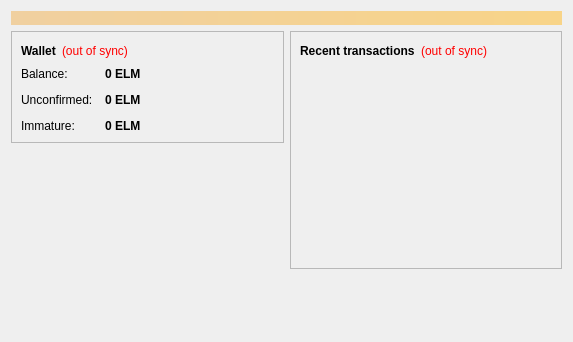
<?xml version="1.0" encoding="UTF-8"?>
<ui version="4.0">
 <class>OverviewPage</class>
 <widget class="QWidget" name="OverviewPage">
  <property name="geometry">
   <rect>
    <x>0</x>
    <y>0</y>
    <width>573</width>
    <height>342</height>
   </rect>
  </property>
  <property name="windowTitle">
   <string>Form</string>
  </property>
  <layout class="QVBoxLayout" name="topLayout">
   <item>
    <widget class="QLabel" name="labelAlerts">
     <property name="visible">
      <bool>false</bool>
     </property>
     <property name="styleSheet">
      <string notr="true">background-color: qlineargradient(x1: 0, y1: 0, x2: 1, y2: 0, stop:0 #F0D0A0, stop:1 #F8D488); color:#000000;</string>
     </property>
     <property name="wordWrap">
      <bool>true</bool>
     </property>
     <property name="margin">
      <number>3</number>
     </property>
    </widget>
   </item>
   <item>
    <layout class="QHBoxLayout" name="horizontalLayout" stretch="1,1">
     <item>
      <layout class="QVBoxLayout" name="verticalLayout_2">
       <item>
        <widget class="QFrame" name="frame">
         <property name="frameShape">
          <enum>QFrame::StyledPanel</enum>
         </property>
         <property name="frameShadow">
          <enum>QFrame::Raised</enum>
         </property>
         <layout class="QVBoxLayout" name="verticalLayout_4">
          <item>
           <layout class="QHBoxLayout" name="horizontalLayout_4">
            <item>
             <widget class="QLabel" name="label_5">
              <property name="font">
               <font>
                <weight>75</weight>
                <bold>true</bold>
               </font>
              </property>
              <property name="text">
               <string>Wallet</string>
              </property>
             </widget>
            </item>
            <item>
             <widget class="QLabel" name="labelWalletStatus">
              <property name="toolTip">
               <string>The displayed information may be out of date. Your wallet automatically synchronizes with the elikeme network after a connection is established, but this process has not completed yet.</string>
              </property>
              <property name="styleSheet">
               <string notr="true">QLabel { color: red; }</string>
              </property>
              <property name="text">
               <string notr="true">(out of sync)</string>
              </property>
              <property name="alignment">
               <set>Qt::AlignLeading|Qt::AlignLeft|Qt::AlignVCenter</set>
              </property>
             </widget>
            </item>
            <item>
             <spacer name="horizontalSpacer_2">
              <property name="orientation">
               <enum>Qt::Horizontal</enum>
              </property>
              <property name="sizeHint" stdset="0">
               <size>
                <width>40</width>
                <height>20</height>
               </size>
              </property>
             </spacer>
            </item>
           </layout>
          </item>
          <item>
           <layout class="QFormLayout" name="formLayout_2">
            <property name="fieldGrowthPolicy">
             <enum>QFormLayout::AllNonFixedFieldsGrow</enum>
            </property>
            <property name="horizontalSpacing">
             <number>12</number>
            </property>
            <property name="verticalSpacing">
             <number>12</number>
            </property>
            <item row="0" column="0">
             <widget class="QLabel" name="label">
              <property name="text">
               <string>Balance:</string>
              </property>
             </widget>
            </item>
            <item row="0" column="1">
             <widget class="QLabel" name="labelBalance">
              <property name="font">
               <font>
                <weight>75</weight>
                <bold>true</bold>
               </font>
              </property>
              <property name="cursor">
               <cursorShape>IBeamCursor</cursorShape>
              </property>
              <property name="toolTip">
               <string>Your current balance</string>
              </property>
              <property name="text">
               <string notr="true">0 ELM</string>
              </property>
              <property name="textInteractionFlags">
               <set>Qt::LinksAccessibleByMouse|Qt::TextSelectableByKeyboard|Qt::TextSelectableByMouse</set>
              </property>
             </widget>
            </item>
            <item row="1" column="0">
             <widget class="QLabel" name="label_3">
              <property name="text">
               <string>Unconfirmed:</string>
              </property>
             </widget>
            </item>
            <item row="1" column="1">
             <widget class="QLabel" name="labelUnconfirmed">
              <property name="font">
               <font>
                <weight>75</weight>
                <bold>true</bold>
               </font>
              </property>
              <property name="cursor">
               <cursorShape>IBeamCursor</cursorShape>
              </property>
              <property name="toolTip">
               <string>Total of transactions that have yet to be confirmed, and do not yet count toward the current balance</string>
              </property>
              <property name="text">
               <string notr="true">0 ELM</string>
              </property>
              <property name="textInteractionFlags">
               <set>Qt::LinksAccessibleByMouse|Qt::TextSelectableByKeyboard|Qt::TextSelectableByMouse</set>
              </property>
             </widget>
            </item>
            <item row="2" column="0">
             <widget class="QLabel" name="labelImmatureText">
              <property name="text">
               <string>Immature:</string>
              </property>
             </widget>
            </item>
            <item row="2" column="1">
             <widget class="QLabel" name="labelImmature">
              <property name="font">
               <font>
                <weight>75</weight>
                <bold>true</bold>
               </font>
              </property>
              <property name="toolTip">
               <string>Mined balance that has not yet matured</string>
              </property>
              <property name="text">
               <string notr="true">0 ELM</string>
              </property>
              <property name="textInteractionFlags">
               <set>Qt::LinksAccessibleByMouse|Qt::TextSelectableByKeyboard|Qt::TextSelectableByMouse</set>
              </property>
             </widget>
            </item>
           </layout>
          </item>
         </layout>
        </widget>
       </item>
       <item>
        <spacer name="verticalSpacer">
         <property name="orientation">
          <enum>Qt::Vertical</enum>
         </property>
         <property name="sizeHint" stdset="0">
          <size>
           <width>20</width>
           <height>40</height>
          </size>
         </property>
        </spacer>
       </item>
      </layout>
     </item>
     <item>
      <layout class="QVBoxLayout" name="verticalLayout_3">
       <item>
        <widget class="QFrame" name="frame_2">
         <property name="frameShape">
          <enum>QFrame::StyledPanel</enum>
         </property>
         <property name="frameShadow">
          <enum>QFrame::Raised</enum>
         </property>
         <layout class="QVBoxLayout" name="verticalLayout">
          <item>
           <layout class="QHBoxLayout" name="horizontalLayout_2">
            <item>
             <widget class="QLabel" name="label_4">
              <property name="text">
               <string>&lt;b&gt;Recent transactions&lt;/b&gt;</string>
              </property>
             </widget>
            </item>
            <item>
             <widget class="QLabel" name="labelTransactionsStatus">
              <property name="toolTip">
               <string>The displayed information may be out of date. Your wallet automatically synchronizes with the elikeme network after a connection is established, but this process has not completed yet.</string>
              </property>
              <property name="styleSheet">
               <string notr="true">QLabel { color: red; }</string>
              </property>
              <property name="text">
               <string notr="true">(out of sync)</string>
              </property>
              <property name="alignment">
               <set>Qt::AlignRight|Qt::AlignTrailing|Qt::AlignVCenter</set>
              </property>
             </widget>
            </item>
            <item>
             <spacer name="horizontalSpacer">
              <property name="orientation">
               <enum>Qt::Horizontal</enum>
              </property>
              <property name="sizeHint" stdset="0">
               <size>
                <width>40</width>
                <height>20</height>
               </size>
              </property>
             </spacer>
            </item>
           </layout>
          </item>
          <item>
           <widget class="QListView" name="listTransactions">
            <property name="styleSheet">
             <string notr="true">QListView { background: transparent; }</string>
            </property>
            <property name="frameShape">
             <enum>QFrame::NoFrame</enum>
            </property>
            <property name="verticalScrollBarPolicy">
             <enum>Qt::ScrollBarAlwaysOff</enum>
            </property>
            <property name="horizontalScrollBarPolicy">
             <enum>Qt::ScrollBarAlwaysOff</enum>
            </property>
            <property name="selectionMode">
             <enum>QAbstractItemView::NoSelection</enum>
            </property>
           </widget>
          </item>
         </layout>
        </widget>
       </item>
       <item>
        <spacer name="verticalSpacer_2">
         <property name="orientation">
          <enum>Qt::Vertical</enum>
         </property>
         <property name="sizeHint" stdset="0">
          <size>
           <width>20</width>
           <height>40</height>
          </size>
         </property>
        </spacer>
       </item>
      </layout>
     </item>
    </layout>
   </item>
  </layout>
 </widget>
 <resources/>
 <connections/>
</ui>
